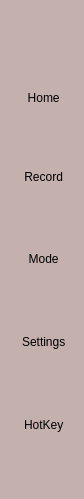
      <widget class="QFrame" name="left_frame">
       <property name="geometry">
        <rect>
         <x>14</x>
         <y>17</y>
         <width>84</width>
         <height>499</height>
        </rect>
       </property>
       <property name="minimumSize">
        <size>
         <width>84</width>
         <height>499</height>
        </size>
       </property>
       <property name="toolTip">
        <string/>
       </property>
       <property name="styleSheet">
        <string notr="true">background-color: rgb(196, 177, 174);

border-color: rgb(196, 177, 174);

border: 2px solid rgb(196, 177, 174);

border-radius: 10px;</string>
       </property>
       <property name="frameShape">
        <enum>QFrame::StyledPanel</enum>
       </property>
       <property name="frameShadow">
        <enum>QFrame::Raised</enum>
       </property>
       <widget class="QToolButton" name="home_button">
        <property name="geometry">
         <rect>
          <x>18</x>
          <y>72</y>
          <width>48</width>
          <height>52</height>
         </rect>
        </property>
        <property name="minimumSize">
         <size>
          <width>0</width>
          <height>0</height>
         </size>
        </property>
        <property name="contextMenuPolicy">
         <enum>Qt::ActionsContextMenu</enum>
        </property>
        <property name="toolTip">
         <string/>
        </property>
        <property name="layoutDirection">
         <enum>Qt::LeftToRight</enum>
        </property>
        <property name="autoFillBackground">
         <bool>false</bool>
        </property>
        <property name="styleSheet">
         <string notr="true">QPushButton{
border-radius: 3px;
border: 1px solid;
border-color: rgb(196, 177, 174);
}
QPushButton:hover {
border: 2px solid rgb(239, 229, 220);
color:  rgb(218, 218, 218)}

QToolTip {
background-color: #e0e0e0;
border: none; }</string>
        </property>
        <property name="text">
         <string> Home</string>
        </property>
        <property name="icon">
         <iconset>
          <normaloff>images/home.png</normaloff>images/home.png</iconset>
        </property>
        <property name="iconSize">
         <size>
          <width>25</width>
          <height>25</height>
         </size>
        </property>
        <property name="toolButtonStyle">
         <enum>Qt::ToolButtonTextUnderIcon</enum>
        </property>
       </widget>
       <widget class="QToolButton" name="record_button">
        <property name="geometry">
         <rect>
          <x>14</x>
          <y>151</y>
          <width>56</width>
          <height>52</height>
         </rect>
        </property>
        <property name="minimumSize">
         <size>
          <width>0</width>
          <height>0</height>
         </size>
        </property>
        <property name="toolTip">
         <string/>
        </property>
        <property name="styleSheet">
         <string notr="true">QPushButton{
border-radius: 3px;
border: 1px solid;
border-color: rgb(196, 177, 174);
}
QPushButton:hover {
border: 2px solid rgb(239, 229, 220);
color:  rgb(218, 218, 218)}</string>
        </property>
        <property name="text">
         <string> Record</string>
        </property>
        <property name="icon">
         <iconset>
          <normaloff>images/Record.png</normaloff>images/Record.png</iconset>
        </property>
        <property name="iconSize">
         <size>
          <width>25</width>
          <height>25</height>
         </size>
        </property>
        <property name="toolButtonStyle">
         <enum>Qt::ToolButtonTextUnderIcon</enum>
        </property>
       </widget>
       <widget class="QToolButton" name="view_settings_button">
        <property name="geometry">
         <rect>
          <x>11</x>
          <y>316</y>
          <width>62</width>
          <height>52</height>
         </rect>
        </property>
        <property name="minimumSize">
         <size>
          <width>0</width>
          <height>0</height>
         </size>
        </property>
        <property name="toolTip">
         <string/>
        </property>
        <property name="styleSheet">
         <string notr="true">QPushButton{
border-radius: 3px;
border: 1px solid;
border-color: rgb(196, 177, 174);
}
QPushButton:hover {
border: 2px solid rgb(239, 229, 220);
color:  rgb(218, 218, 218)}</string>
        </property>
        <property name="text">
         <string> Settings</string>
        </property>
        <property name="icon">
         <iconset>
          <normaloff>images/Settings.png</normaloff>images/Settings.png</iconset>
        </property>
        <property name="iconSize">
         <size>
          <width>25</width>
          <height>25</height>
         </size>
        </property>
        <property name="toolButtonStyle">
         <enum>Qt::ToolButtonTextUnderIcon</enum>
        </property>
       </widget>
       <widget class="QToolButton" name="theme_button">
        <property name="geometry">
         <rect>
          <x>19</x>
          <y>228</y>
          <width>46</width>
          <height>62</height>
         </rect>
        </property>
        <property name="minimumSize">
         <size>
          <width>0</width>
          <height>0</height>
         </size>
        </property>
        <property name="toolTip">
         <string/>
        </property>
        <property name="styleSheet">
         <string notr="true">QPushButton{
border-radius: 3px;
border: 1px solid;
border-color: rgb(196, 177, 174);
}
QPushButton:hover {
border: 2px solid rgb(239, 229, 220);
color:  rgb(218, 218, 218)}</string>
        </property>
        <property name="text">
         <string> Mode</string>
        </property>
        <property name="icon">
         <iconset>
          <normaloff>images/Mode.png</normaloff>images/Mode.png</iconset>
        </property>
        <property name="iconSize">
         <size>
          <width>35</width>
          <height>35</height>
         </size>
        </property>
        <property name="popupMode">
         <enum>QToolButton::DelayedPopup</enum>
        </property>
        <property name="toolButtonStyle">
         <enum>Qt::ToolButtonTextUnderIcon</enum>
        </property>
       </widget>
       <widget class="QToolButton" name="hotkey_settings_button">
        <property name="geometry">
         <rect>
          <x>15</x>
          <y>396</y>
          <width>54</width>
          <height>57</height>
         </rect>
        </property>
        <property name="minimumSize">
         <size>
          <width>0</width>
          <height>0</height>
         </size>
        </property>
        <property name="toolTip">
         <string/>
        </property>
        <property name="styleSheet">
         <string notr="true">QPushButton{
border-radius: 3px;
border: 1px solid;
border-color: rgb(196, 177, 174);
}
QPushButton:hover {
border: 2px solid rgb(239, 229, 220);
color:  rgb(218, 218, 218)}</string>
        </property>
        <property name="text">
         <string> HotKey</string>
        </property>
        <property name="icon">
         <iconset>
          <normaloff>images/HotkeyBlack.png</normaloff>images/HotkeyBlack.png</iconset>
        </property>
        <property name="iconSize">
         <size>
          <width>30</width>
          <height>30</height>
         </size>
        </property>
        <property name="toolButtonStyle">
         <enum>Qt::ToolButtonTextUnderIcon</enum>
        </property>
       </widget>
       <widget class="QPushButton" name="label">
        <property name="geometry">
         <rect>
          <x>24</x>
          <y>4</y>
          <width>49</width>
          <height>49</height>
         </rect>
        </property>
        <property name="text">
         <string/>
        </property>
        <property name="icon">
         <iconset>
          <normaloff>images/app_logo.png</normaloff>images/app_logo.png</iconset>
        </property>
        <property name="iconSize">
         <size>
          <width>40</width>
          <height>40</height>
         </size>
        </property>
       </widget>
       <zorder>record_button</zorder>
       <zorder>theme_button</zorder>
       <zorder>view_settings_button</zorder>
       <zorder>hotkey_settings_button</zorder>
       <zorder>home_button</zorder>
       <zorder>label</zorder>
      </widget>
